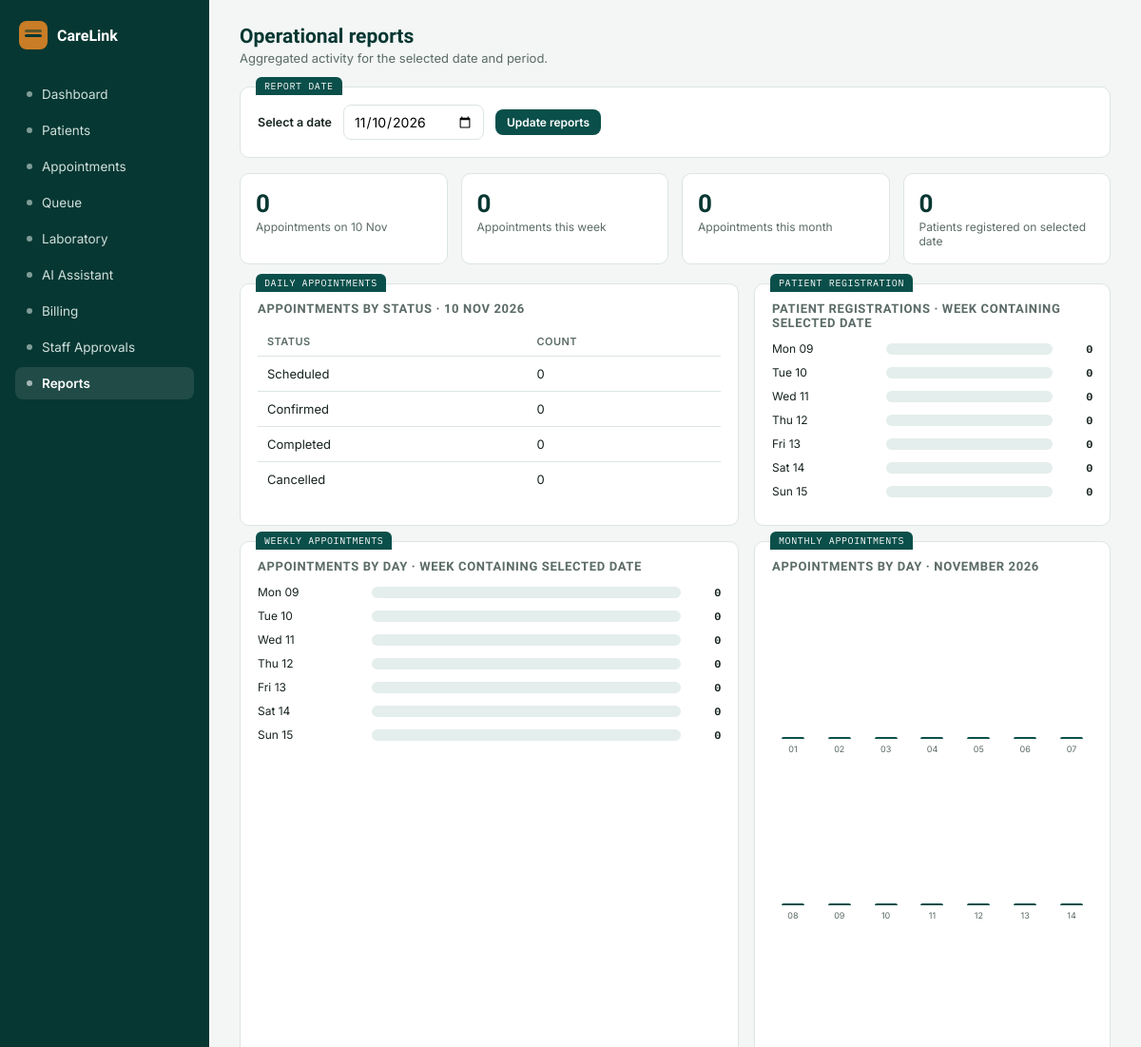
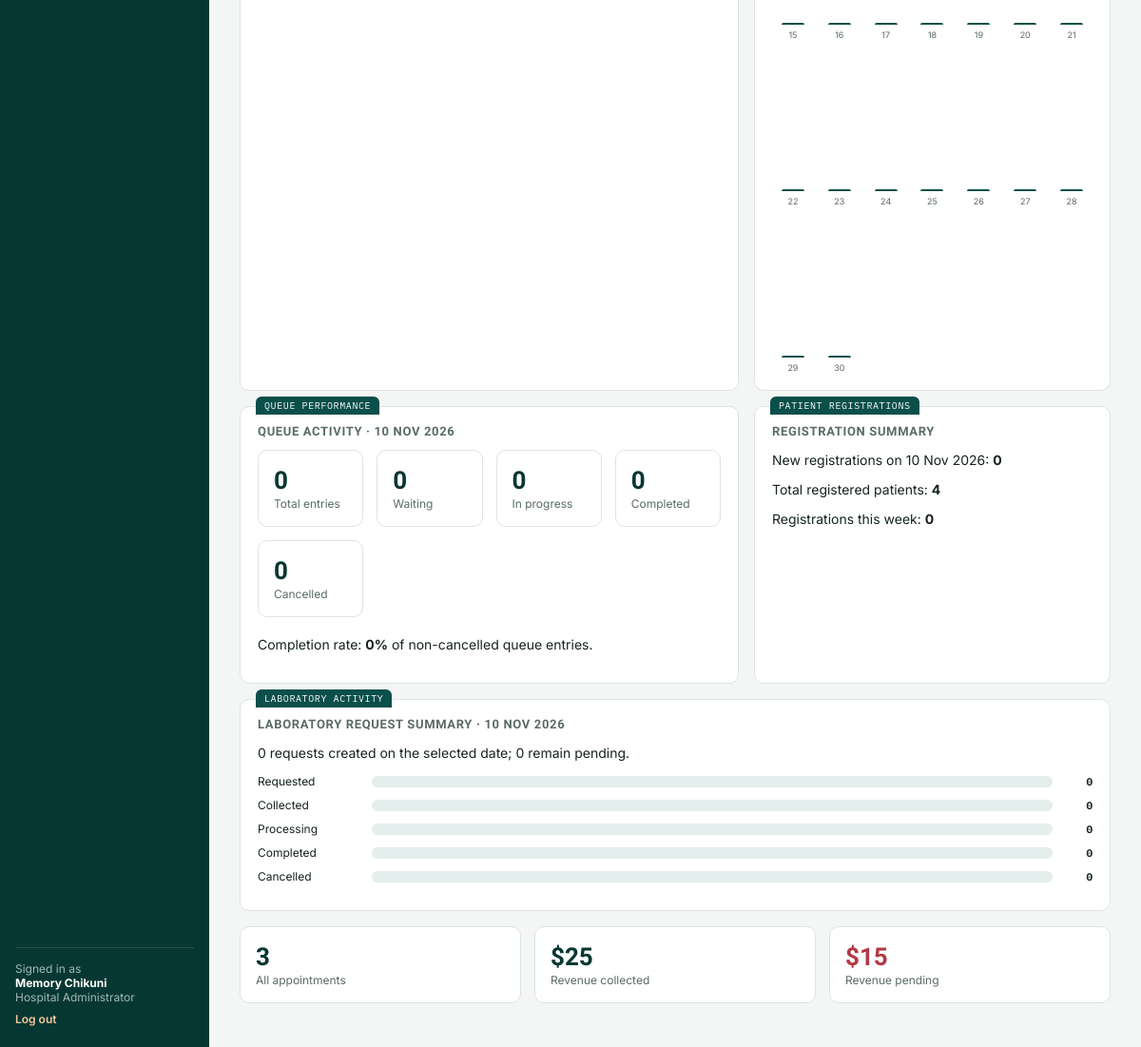
Page /reports/ (signed in) on the committed database (2 pictures, top to bottom).
### accounts/models.py (models this page shows, shortened)
class User(AbstractUser):
    class Role(models.TextChoices):
        ADMIN = "ADMIN", "Hospital Administrator"
        DOCTOR = "DOCTOR", "Doctor"
        RECEPTIONIST = "RECEPTIONIST", "Receptionist"
        LAB_TECHNICIAN = "LAB_TECHNICIAN", "Laboratory Technician"
    role = models.CharField(max_length=20, choices=Role.choices, default=Role.RECEPTIONIST)
    staff_id = models.CharField(max_length=20, unique=True, null=True, blank=True)
    department = models.CharField(max_length=100, blank=True)
    is_approved = models.BooleanField(
        default=False,
        help_text="Staff accounts must be approved by a Hospital Administrator before they can log in.",
    )

### core/views.py (the view)
# urls.py: path("reports/", core_views.reports, name="reports"),
@login_required
def reports(request):
    if request.user.role not in {
        User.Role.ADMIN,
        User.Role.DOCTOR,
        User.Role.RECEPTIONIST,
        User.Role.LAB_TECHNICIAN,
    }:
        return HttpResponseForbidden("You are not authorised to access reports.")
    date_value = request.GET.get("date", "")
    if date_value:
        try:
            selected_date = timezone.datetime.strptime(date_value, "%Y-%m-%d").date()
        except ValueError:
            return HttpResponseBadRequest("Enter a valid report date.")
    else:
        selected_date = timezone.localdate()
    return render(
        request,
        "core/reports.html",
        build_reports_context(request.user, selected_date),
    )

### core/reporting.py (called while the page is built)
def _day_bounds(day):
    start = timezone.make_aware(datetime.combine(day, time.min))
    end = timezone.make_aware(datetime.combine(day + timedelta(days=1), time.min))
    return start, end

def _period_bounds(start_day, end_day):
    start, _ = _day_bounds(start_day)
    _, end = _day_bounds(end_day)
    return start, end

def _chart_rows(rows, label_key, total_key="total"):
    max_value = max((row[total_key] for row in rows), default=0)
    return [
        {
            "label": row[label_key],
            "total": row[total_key],
            "width": round(row[total_key] * 100 / max_value) if max_value else 0,
        }
        for row in rows
    ]

def _appointment_status_rows(queryset):
    counts = queryset.values("status").annotate(total=Count("pk"))
    count_by_status = {}
    for row in counts:
        key = Appointment.Status.SCHEDULED if row["status"] == Appointment.Status.PENDING else row["status"]
        count_by_status[key] = count_by_status.get(key, 0) + row["total"]
    return [
        {
            "status": status,
            "label": label,
            "total": count_by_status.get(status, 0),
        }
        for status, label in [
            (Appointment.Status.SCHEDULED, "Scheduled"),
            (Appointment.Status.CONFIRMED, "Confirmed"),
            (Appointment.Status.COMPLETED, "Completed"),
            (Appointment.Status.CANCELLED, "Cancelled"),
        ]
    ]

def _daily_chart_data(queryset, field, start_day, end_day):
    start, end = _period_bounds(start_day, end_day)
    records = (
        queryset.filter(**{f"{field}__gte": start, f"{field}__lt": end})
        .annotate(report_day=TruncDate(field))
        .values("report_day")
        .annotate(total=Count("pk"))
        .order_by("report_day")
    )
    count_by_day = {row["report_day"]: row["total"] for row in records}
    days = []
    day = start_day
    while day <= end_day:
        days.append({"report_day": day, "total": count_by_day.get(day, 0)})
        day += timedelta(days=1)
    return _chart_rows(days, "report_day")

### templates/core/reports.html (shortened to what this page needs)
{% extends "base.html" %}
{% block content %}
<div class="topbar">
  <div><h1>Operational reports</h1><p>Aggregated activity for the selected date and period.</p></div>
</div>
<div class="card tab" data-tab="REPORT DATE">
  <form method="get" class="report-filter">
    <label for="report-date">Select a date</label>
    <input id="report-date" type="date" name="date" value="{{ selected_date|date:'Y-m-d' }}" required>
    <button class="btn primary small" type="submit">Update reports</button>
  </form>
</div>
{% if can_view_admin_reports or can_view_reception_reports or can_view_doctor_reports %}
<div class="stat-row">
  <div class="stat"><div class="n">{{ daily_appointments_total }}</div><div class="l">Appointments on {{ selected_date|date:"d M" }}</div></div>
  <div class="stat"><div class="n">{{ weekly_appointments_total }}</div><div class="l">Appointments this week</div></div>
  <div class="stat"><div class="n">{{ monthly_appointments_total }}</div><div class="l">Appointments this month</div></div>
  {% if can_view_admin_reports or can_view_reception_reports %}
    <div class="stat"><div class="n">{{ patient_registrations }}</div><div class="l">Patients registered on selected date</div></div>
  {% endif %}
</div>
<div class="grid-2">
  <div class="card tab" data-tab="DAILY APPOINTMENTS">
    <h3 class="section">Appointments by status · {{ selected_date|date:"d M Y" }}</h3>
    <table>
      <tr><th>Status</th><th>Count</th></tr>
      {% for row in daily_appointments %}
      <tr><td>{{ row.label }}</td><td>{{ row.total }}</td></tr>
      {% empty %}
      <tr><td colspan="2" style="color:var(--muted);">No appointment data.</td></tr>
      {% endfor %}
    </table>
  </div>
  {% if can_view_admin_reports %}
  <div class="card tab" data-tab="PATIENT REGISTRATION">
    <h3 class="section">Patient registrations · week containing selected date</h3>
    {% for row in patient_registration_chart %}
    <div class="chart-row">
      <span>{{ row.label|date:"D d" }}</span><div class="chart-track"><span style="width:{{ row.width }}%;"></span></div><b>{{ row.total }}</b>
    </div>
    {% empty %}
    <p style="color:var(--muted);">No patient registration data.</p>
    {% endfor %}
  </div>
  {% endif %}
</div>
<div class="grid-2">
  <div class="card tab" data-tab="WEEKLY APPOINTMENTS">
    <h3 class="section">Appointments by day · week containing selected date</h3>
    {% for row in weekly_appointment_chart %}
    <div class="chart-row">
      <span>{{ row.label|date:"D d" }}</span><div class="chart-track"><span style="width:{{ row.width }}%;"></span></div><b>{{ row.total }}</b>
    </div>
    {% empty %}
    <p style="color:var(--muted);">No weekly appointment data.</p>
    {% endfor %}
  </div>
  <div class="card tab" data-tab="MONTHLY APPOINTMENTS">
    <h3 class="section">Appointments by day · {{ selected_date|date:"F Y" }}</h3>
    <div class="monthly-chart">
      {% for row in monthly_appointment_chart %}
      <div class="monthly-bar" title="{{ row.label|date:'d M' }}: {{ row.total }} appointments">
        <span style="height:{{ row.width }}%;"></span><small>{{ row.label|date:"d" }}</small>
      </div>
      {% empty %}
      <p style="color:var(--muted);">No monthly appointment data.</p>
      {% endfor %}
    </div>
  </div>
</div>
{% endif %}
{% if can_view_admin_reports or can_view_reception_reports %}
<div class="grid-2">
  <div class="card tab" data-tab="QUEUE PERFORMANCE">
    <h3 class="section">Queue activity · {{ selected_date|date:"d M Y" }}</h3>
    <div class="stat-row report-stat-row">
      <div class="stat"><div class="n">{{ queue_total }}</div><div class="l">Total entries</div></div>
      <div class="stat"><div class="n">{{ queue_waiting }}</div><div class="l">Waiting</div></div>
      <div class="stat"><div class="n">{{ queue_in_progress }}</div><div class="l">In progress</div></div>
      <div class="stat"><div class="n">{{ queue_completed }}</div><div class="l">Completed</div></div>
      <div class="stat"><div class="n">{{ queue_cancelled }}</div><div class="l">Cancelled</div></div>
    </div>
    <p>Completion rate: <b>{{ queue_completion_percent }}%</b> of non-cancelled queue entries.</p>
  </div>
  <div class="card tab" data-tab="PATIENT REGISTRATIONS">
    <h3 class="section">Registration summary</h3>
    <p>New registrations on {{ selected_date|date:"d M Y" }}: <b>{{ patient_registrations }}</b></p>
    {% if can_view_admin_reports %}<p>Total registered patients: <b>{{ patients_total }}</b></p>
    <p>Registrations this week: <b>{{ registrations_this_week }}</b></p>{% endif %}
  </div>
</div>
{% endif %}
{% if can_view_lab_reports %}
<div class="card tab" data-tab="LABORATORY ACTIVITY">
  <h3 class="section">Laboratory request summary · {{ selected_date|date:"d M Y" }}</h3>
  <p>{{ lab_requests_total }} requests created on the selected date; {{ lab_requests_pending }} remain pending.</p>
  {% for row in lab_status_rows %}
  <div class="chart-row">
    <span>{{ row.label }}</span><div class="chart-track"><span style="width:{{ row.width }}%;"></span></div><b>{{ row.total }}</b>
  </div>
  {% empty %}
  <p style="color:var(--muted);">No laboratory activity for this date.</p>
  {% endfor %}
</div>
{% endif %}
{% if can_view_admin_reports %}
<div class="stat-row">
  <div class="stat"><div class="n">{{ appointments_total }}</div><div class="l">All appointments</div></div>
  <div class="stat"><div class="n">${{ revenue_total }}</div><div class="l">Revenue collected</div></div>
  <div class="stat warn"><div class="n">${{ revenue_pending }}</div><div class="l">Revenue pending</div></div>
</div>
{% endif %}
{% endblock %}

### templates/base.html (shortened to what this page needs)
{% load static %}
<!DOCTYPE html>
<html lang="en">
<head>
<link rel="stylesheet" href="{% static 'css/style.css' %}">
</head>
<body>
<div class="app">
  <aside class="sidebar">
    <div class="brand"><div class="mark"></div><span>CareLink</span></div>
    {% if user.role == "ADMIN" %}
      <a class="nav-item {% if request.path == '/dashboard/' %}on{% endif %}" href="{% url 'dashboard' %}"><span class="dot"></span>Dashboard</a>
      <a class="nav-item {% if '/patients' in request.path %}on{% endif %}" href="{% url 'patient_list' %}"><span class="dot"></span>Patients</a>
      <a class="nav-item {% if '/appointments' in request.path %}on{% endif %}" href="{% url 'appointment_list' %}"><span class="dot"></span>Appointments</a>
      <a class="nav-item {% if '/queue' in request.path %}on{% endif %}" href="{% url 'queue_dashboard' %}"><span class="dot"></span>Queue</a>
      <a class="nav-item {% if '/laboratory' in request.path %}on{% endif %}" href="{% url 'lab_dashboard' %}"><span class="dot"></span>Laboratory</a>
      <a class="nav-item {% if '/assistant' in request.path %}on{% endif %}" href="{% url 'assistant_chat' %}"><span class="dot"></span>AI Assistant</a>
      <a class="nav-item {% if '/billing' in request.path %}on{% endif %}" href="{% url 'invoice_list' %}"><span class="dot"></span>Billing</a>
      <a class="nav-item {% if '/staff/pending' in request.path %}on{% endif %}" href="{% url 'pending_staff' %}"><span class="dot"></span>Staff Approvals</a>
      <a class="nav-item {% if request.path == '/reports/' %}on{% endif %}" href="{% url 'reports' %}"><span class="dot"></span>Reports</a>
    {% endif %}
    <div class="sidebar-foot">
      Signed in as<br><b style="color:#fff;">{{ user.get_full_name|default:user.username }}</b><br>{{ user.get_role_display }}
      <a href="{% url 'logout' %}">Log out</a>
    </div>
  </aside>
  <main class="main">
    {% block content %}{% endblock %}
  </main>
</div>
</body>
</html>

### rows in the picture
User: get_full_name "Memory Chikuni", role "Hospital Administrator", last_login "10 NOV 2026", last_login "10 Nov 2026"

### other values in the picture
{{ daily_appointments_total }} "0"
{{ selected_date|date:"d M" }} "10 Nov"
{{ weekly_appointments_total }} "0"
{{ monthly_appointments_total }} "0"
{{ patient_registrations }} "0"
{{ row.label }} "Scheduled" "Confirmed" "Completed" "Cancelled"
{{ row.total }} "0" "0" "0" "0"
{{ row.label|date:"D d" }} "Mon 09" "Tue 10" "Wed 11" "Thu 12" "Fri 13" "Sat 14" "Sun 15"
{{ row.total }} "0" "0" "0" "0" "0" "0" "0"
{{ selected_date|date:"F Y" }} "NOVEMBER 2026"
{{ row.label|date:"d" }} "01" "02" "03" "04" "05" "06" "07" "08" "09" "10" "11" "12" "13" "14" "15" "16" "17" "18" "19" "20" "21" "22" "23" "24" "25" "26" "27" "28" "29" "30"
{{ queue_total }} "0"
{{ queue_waiting }} "0"
{{ queue_in_progress }} "0"
{{ queue_completed }} "0"
